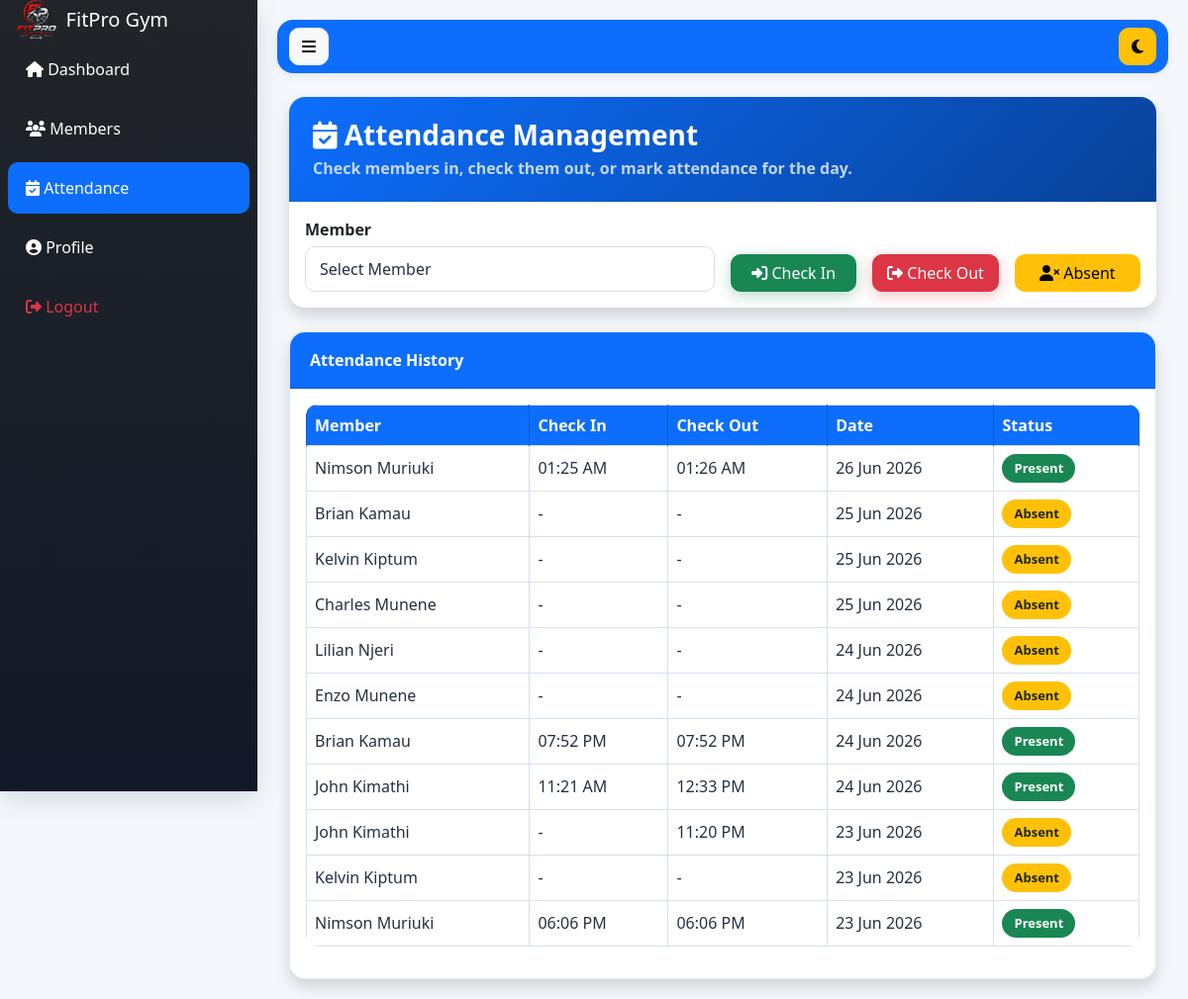
The app's page /trainer/attendance.php (signed in) with its own data.
### tables this page shows
CREATE TABLE `attendance` (
  `id` int(11) NOT NULL,
  `member_id` int(11) DEFAULT NULL,
  `check_in` datetime DEFAULT NULL,
  `check_out` datetime DEFAULT NULL,
  `attendance_date` date DEFAULT NULL,
  `status` enum('Present','Absent') NOT NULL DEFAULT 'Present',
  `created_at` timestamp NOT NULL DEFAULT current_timestamp()
);

CREATE TABLE `members` (
  `id` int(11) NOT NULL,
  `member_code` varchar(50) DEFAULT NULL,
  `fullname` varchar(100) DEFAULT NULL,
  `gender` enum('Male','Female') DEFAULT NULL,
  `dob` date DEFAULT NULL,
  `phone` varchar(20) DEFAULT NULL,
  `email` varchar(100) DEFAULT NULL,
  `address` text DEFAULT NULL,
  `emergency_contact` varchar(20) DEFAULT NULL,
  `plan_id` int(11) DEFAULT NULL,
  `join_date` date DEFAULT NULL,
  `expiry_date` date DEFAULT NULL,
  `photo` varchar(255) DEFAULT NULL,
  `status` enum('Active','Expired','Suspended') DEFAULT 'Active',
  `plan_amount` decimal(10,2) DEFAULT 0.00,
  `amount_paid` decimal(10,2) DEFAULT 0.00,
  `balance` decimal(10,2) DEFAULT 0.00
);

### trainer/attendance.php (the view, shortened to what this page needs)
<?php
include '../config/database.php';
$attendance = $conn->query("
SELECT
a.*,
m.fullname
FROM attendance a
JOIN (
    SELECT MAX(id) id
    FROM attendance
    GROUP BY member_id, attendance_date
) latest
ON latest.id = a.id
JOIN members m
ON a.member_id = m.id
ORDER BY a.id DESC
LIMIT 50
");
include '../includes/header.php';
?>
<div class="d-flex">
<?php include '../includes/sidebar.php'; ?>
<div class="content flex-grow-1">
<?php include '../includes/navbar.php'; ?>
<div class="container-fluid mt-4">
<div class="card management-hero shadow mb-4">
<div class="card-header bg-primary text-white">
<h3 class="mb-1">
<i class="fa fa-calendar-check"></i>
Attendance Management
</h3>
<p class="mb-0 opacity-75">
Check members in, check them out, or mark attendance for the day.
</p>
</div>
<div class="card-body">
<form id="attendanceForm">
<div class="row g-3 align-items-end">
<div class="col-lg-6">
<label>Member</label>
<select name="member_id" id="member_id" class="form-control" required>
<option value="">Select Member</option>
</select>
</div>
<div class="col-lg-2 col-md-4">
<button type="button" id="checkinBtn" class="btn btn-success w-100">
<i class="fa fa-right-to-bracket"></i>
Check In
</button>
</div>
<div class="col-lg-2 col-md-4">
<button type="button" id="checkoutBtn" class="btn btn-danger w-100">
<i class="fa fa-right-from-bracket"></i>
Check Out
</button>
</div>
<div class="col-lg-2 col-md-4">
<button type="button" id="absentBtn" class="btn btn-warning w-100">
<i class="fa fa-user-xmark"></i>
Absent
</button>
</div>
</div>
</form>
</div>
</div>
<div class="card management-panel shadow">
<div class="card-header bg-primary text-white">
Attendance History
</div>
<div class="card-body">
<div class="table-responsive">
<table class="table table-bordered table-hover align-middle management-table">
<thead>
<tr>
<th>Member</th>
<th>Check In</th>
<th>Check Out</th>
<th>Date</th>
<th>Status</th>
</tr>
</thead>
<tbody>
<?php if($attendance->num_rows > 0): ?>
<?php while($row = $attendance->fetch_assoc()): ?>
<tr>
<td><?= htmlspecialchars($row['fullname']) ?></td>
<td><?= $row['check_in'] ? date('h:i A', strtotime($row['check_in'])) : '-' ?></td>
<td><?= $row['check_out'] ? date('h:i A', strtotime($row['check_out'])) : '-' ?></td>
<td><?= date('d M Y', strtotime($row['attendance_date'])) ?></td>
<td>
<span class="badge <?= $row['status'] == 'Present' ? 'bg-success' : 'bg-warning text-dark' ?>">
<?= htmlspecialchars($row['status']) ?>
</span>
</td>
</tr>
<?php endwhile; ?>
<?php endif; ?>
</tbody>
</table>
</div>
</div>
</div>
</div>
</div>
</div>
<?php include '../includes/footer.php'; ?>

### assets/css/style.css (style rules this page uses)
:root { --primary:#0d6efd; --secondary:#6c757d; --success:#198754; --danger:#dc3545; --warning:#ffc107; --info:#0dcaf0; --dark:#212529; --light:#f8f9fa; --white:#ffffff; --shadow-sm:0 2px 10px rgba(0,0,0,.08); --shadow-md:0 8px 25px rgba(0,0,0,.12); --shadow-lg:0 15px 35px rgba(0,0,0,.15); --radius:16px; }
* { margin:0; padding:0; box-sizing:border-box; }
html { scroll-behavior:smooth; }
body { font-family:'Segoe UI',sans-serif; background:#f4f7fb; color:#243041; overflow-x:hidden; }
.content { margin-left:260px; width:calc(100% - 260px); padding:20px; }
.card { border:1px solid rgba(15,23,42,.08); border-radius:var(--radius); box-shadow:var(--shadow-sm); overflow:hidden; transition:.3s ease; background:white; }
.card-header { font-weight:600; }
.management-hero { border:0; }
.management-hero .card-header { padding:22px 24px; background:linear-gradient(135deg,#0d6efd,#084298) !important; border:0; }
.management-hero h3 { font-weight:700; letter-spacing:0; }
.management-panel { border:1px solid rgba(13,110,253,.12); }
.management-panel > .card-header { padding:16px 20px; }
.btn { border-radius:10px; transition:.3s; }
.btn-success { box-shadow:0 4px 15px rgba(25,135,84,.3); }
.btn-danger { box-shadow:0 4px 15px rgba(220,53,69,.3); }
.table { border-radius:12px; overflow:hidden; --bs-table-bg:#ffffff; --bs-table-color:#243041; --bs-table-striped-bg:#f7faff; --bs-table-striped-color:#243041; --bs-table-hover-bg:#eef5ff; --bs-table-hover-color:#243041; --bs-table-border-color:#d7e0ee; }
.table thead { background:#212529; color:white; }
.table tbody tr { transition:.2s; }
.table td, .table th { vertical-align:middle; }
.table.management-table thead th { background:#0d6efd; color:white; border-color:#0b5ed7; }
.form-control, .form-select { border-radius:10px; padding:10px 14px; border:1px solid #ddd; background:#ffffff; color:#243041; }
.form-control::placeholder { color:#98a2b3; }
label { font-weight:600; margin-bottom:5px; }
.badge { padding:8px 12px; border-radius:30px; font-size:13px; }

### records on screen
attendance: member.fullname "Nimson Muriuki", check_in "01:25 AM", check_out "01:26 AM", attendance_date "26 Jun 2026", status "Present"
attendance: member.fullname "Brian Kamau", attendance_date "25 Jun 2026", status "Absent"
attendance: member.fullname "Kelvin Kiptum", attendance_date "25 Jun 2026", status "Absent"
attendance: member.fullname "Charles Munene", attendance_date "25 Jun 2026", status "Absent"
attendance: member.fullname "Lilian Njeri", attendance_date "24 Jun 2026", status "Absent"
attendance: member.fullname "Enzo Munene", attendance_date "24 Jun 2026", status "Absent"
attendance: member.fullname "Brian Kamau", check_in "07:52 PM", check_out "07:52 PM", attendance_date "24 Jun 2026", status "Present"
attendance: member.fullname "John Kimathi", check_in "11:21 AM", check_out "12:33 PM", attendance_date "24 Jun 2026", status "Present"
attendance: member.fullname "John Kimathi", check_out "11:20 PM", attendance_date "23 Jun 2026", status "Absent"
attendance: member.fullname "Kelvin Kiptum", attendance_date "23 Jun 2026", status "Absent"
attendance: member.fullname "Nimson Muriuki", check_in "06:06 PM", check_out "06:06 PM", attendance_date "23 Jun 2026", status "Present"
